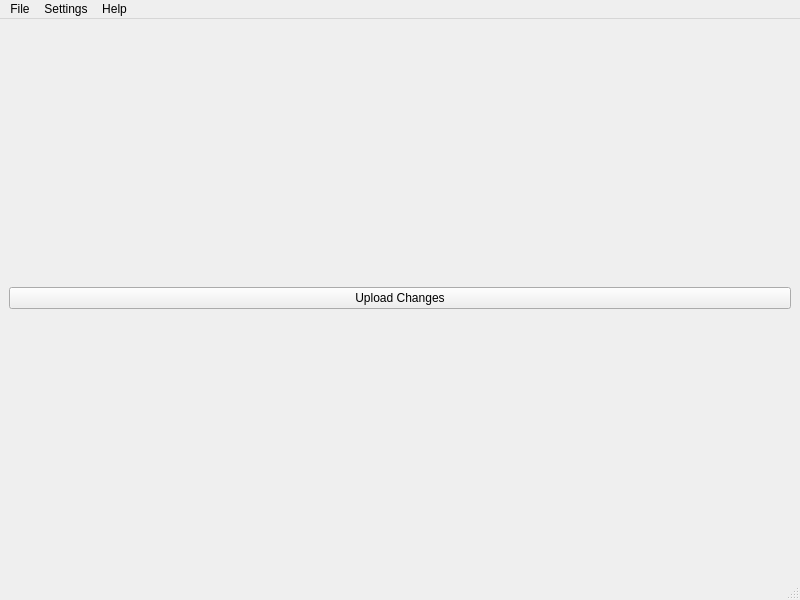
<?xml version="1.0" encoding="UTF-8"?>
<ui version="4.0">
 <class>MainWindow</class>
 <widget class="QMainWindow" name="MainWindow">
  <property name="geometry">
   <rect>
    <x>0</x>
    <y>0</y>
    <width>800</width>
    <height>600</height>
   </rect>
  </property>
  <property name="windowTitle">
   <string>MainWindow</string>
  </property>
  <widget class="QWidget" name="centralwidget">
   <layout class="QVBoxLayout" name="verticalLayout_2">
    <item>
     <layout class="QVBoxLayout" name="verticalLayout">
      <item>
       <widget class="QPushButton" name="btnUploadChanges">
        <property name="text">
         <string>Upload Changes</string>
        </property>
       </widget>
      </item>
     </layout>
    </item>
   </layout>
  </widget>
  <widget class="QMenuBar" name="menubar">
   <property name="geometry">
    <rect>
     <x>0</x>
     <y>0</y>
     <width>800</width>
     <height>21</height>
    </rect>
   </property>
   <widget class="QMenu" name="menuFile">
    <property name="title">
     <string>File</string>
    </property>
    <addaction name="actionExit"/>
   </widget>
   <widget class="QMenu" name="menuSettings">
    <property name="title">
     <string>Settings</string>
    </property>
    <addaction name="actionDarkmode"/>
   </widget>
   <widget class="QMenu" name="menuHelp">
    <property name="title">
     <string>Help</string>
    </property>
    <addaction name="actionAbout_Qt"/>
    <addaction name="actionView_License"/>
    <addaction name="separator"/>
    <addaction name="actionCheck_for_Updates"/>
    <addaction name="separator"/>
    <addaction name="actionAbout"/>
   </widget>
   <addaction name="menuFile"/>
   <addaction name="menuSettings"/>
   <addaction name="menuHelp"/>
  </widget>
  <widget class="QStatusBar" name="statusbar"/>
  <action name="actionExit">
   <property name="text">
    <string>Exit</string>
   </property>
   <property name="statusTip">
    <string>Exit program</string>
   </property>
  </action>
  <action name="actionDarkmode">
   <property name="checkable">
    <bool>true</bool>
   </property>
   <property name="text">
    <string>Darkmode</string>
   </property>
   <property name="statusTip">
    <string>Toggle between darkmode and lightmode</string>
   </property>
  </action>
  <action name="actionAbout_Qt">
   <property name="text">
    <string>About Qt</string>
   </property>
  </action>
  <action name="actionView_License">
   <property name="text">
    <string>View License</string>
   </property>
  </action>
  <action name="actionCheck_for_updates">
   <property name="text">
    <string>Check for updates</string>
   </property>
  </action>
  <action name="actionCheck_for_Updates">
   <property name="text">
    <string>Check for Updates...</string>
   </property>
   <property name="statusTip">
    <string>Checks for new updates on GitHub</string>
   </property>
  </action>
  <action name="actionAbout">
   <property name="text">
    <string>About</string>
   </property>
  </action>
 </widget>
 <resources/>
 <connections/>
</ui>
